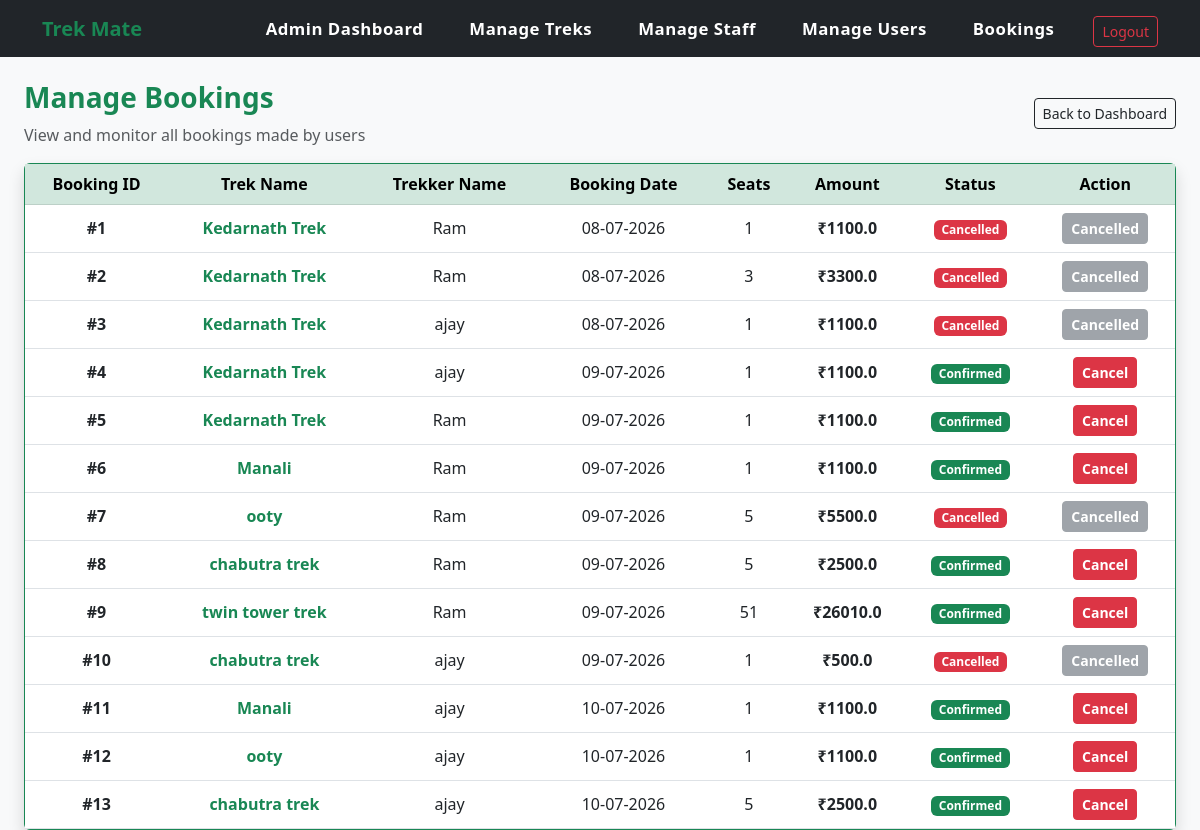
The page /admin/manage_bookings (signed in) on the database its author committed.
### app.py (models this page shows)
class Booking(db.Model):
    __tablename__ = 'trekmate_booking'
    id = db.Column(db.Integer, primary_key=True)
    trek_id = db.Column(db.Integer, db.ForeignKey('trekmate_treks.id'), nullable=False)
    user_id = db.Column(db.Integer, db.ForeignKey('trekmate_user.id'), nullable=False)
    seats_booked = db.Column(db.Integer, nullable=False)
    total_price = db.Column(db.Float, nullable=False)
    booking_date = db.Column(db.DateTime, default=datetime.utcnow)
    booking_status = db.Column(db.String(15), default='Booked')  # Status can be 'Booked', 'Cancelled', or 'Completed'
    payment_status = db.Column(db.String(15), default='Pending')  # Payment status can be 'Pending', 'Paid', or 'Failed'

class Trek(db.Model):
    __tablename__ = 'trekmate_treks'
    id = db.Column(db.Integer, primary_key=True)
    name = db.Column(db.String(100), nullable=False)
    location = db.Column(db.String(100), nullable=False)
    state = db.Column(db.String(50), nullable=False)
    country = db.Column(db.String(50), nullable=False, default='India')
    description = db.Column(db.Text, nullable=True)
    duration = db.Column(db.Integer, nullable=False)
    difficulty = db.Column(db.String(20), nullable=False)
    available_slots = db.Column(db.Integer, nullable=False)
    price = db.Column(db.Float, nullable=False, default=0.0)
    status = db.Column(db.String(15), nullable=False, default='upcoming')
    start_date = db.Column(db.Date, nullable=False)
    end_date = db.Column(db.Date, nullable=False)
    assigned_staff = db.Column(db.String(100), nullable=True)  # Optional field to store staff name or ID
    staff_id = db.Column(db.Integer, db.ForeignKey('trekmate_staff.id'))
    bookings = db.relationship('Booking', backref='trek', lazy=True)

class User(db.Model):
    __tablename__ = 'trekmate_user'
    id = db.Column(db.Integer, primary_key=True)
    username = db.Column(db.String(60), unique=True, nullable=False)
    email = db.Column(db.String(100), unique=True, nullable=False)
    password = db.Column(db.String(120), nullable=False)
    role = db.Column(db.String(10), nullable=False, default='trekker')  # 'trekker' or 'staff'
    status = db.Column(db.String(15), default='Active')  # 'active' or 'blacklisted'
    full_name = db.Column(db.String(120))
    phone_number = db.Column(db.String(20), default="")
    gender = db.Column(db.String(10))
    date_of_birth = db.Column(db.Date)
    city = db.Column(db.String(50))
    state = db.Column(db.String(50))
    bio = db.Column(db.Text, default="")
    staff_profile = db.relationship('StaffProfile', backref='user', uselist=False, cascade="all, delete-orphan")
    bookings = db.relationship('Booking', backref='user', lazy=True)

### app.py (the view)
@app.route("/admin/manage_bookings")
def manage_bookings():
    if session.get('user_id') == None or session.get('role') != 'admin':
        return redirect(url_for('login'))
    all_bookings = Booking.query.all()
    return render_template("manage_bookings.html", bookings=all_bookings)

### templates/manage_bookings.html
{% extends 'base.html' %}
{% block content %}
<div class="row mb-3 align-items-center">
    <div class="col-md-6">
        <h3 class="text-success fw-bold">Manage Bookings</h3>
        <p class="text-muted mb-0">View and monitor all bookings made by users</p>
    </div>
    <div class="col-md-6 text-end">
        <a href="{{ url_for('admin_dashboard') }}" class="btn btn-outline-dark btn-sm">Back to Dashboard</a>
    </div>
</div>
<div class="card shadow border-success">
    <div class="card-body p-0 table-responsive">
        {% if bookings %}
            <table class="table table-hover mb-0 text-center align-middle">
                <thead class="table-success">
                    <tr>
                        <th>Booking ID</th>
                        <th>Trek Name</th>
                        <th>Trekker Name</th>
                        <th>Booking Date</th>
                        <th>Seats</th>
                        <th>Amount</th>
                        <th>Status</th>
                        <th>Action</th>
                    </tr>
                </thead>
                <tbody>
                    {% for b in bookings %}
                    <tr>
                        <td class="fw-bold">#{{ b.id }}</td>
                        <td class="text-success fw-bold">{{ b.trek.name }}</td>
                        <td>{{ b.user.username }}</td>
                        <td>{{ b.booking_date.strftime('%d-%m-%Y') }}</td>
                        <td>{{ b.seats_booked }}</td>
                        <td class="fw-bold"> ₹{{ b.total_price }}</td>
                        <td>
                            {% if b.booking_status == 'Confirmed' %}
                                <span class="badge bg-success">Confirmed</span>
                            {% elif b.booking_status == 'Cancelled' %}
                                <span class="badge bg-danger">Cancelled</span>
                            {% else %}
                                <span class="badge bg-warning text-dark">{{ b.booking_status }}</span>
                            {% endif %}
                        </td>
                        <td>
                            {% if b.booking_status == 'Confirmed' %}
                                <a href="{{ url_for('cancel_booking', booking_id=b.id) }}"
                                class="btn btn-danger btn-sm fw-bold"
                                onclick="return confirm('Cancel this user\'s booking?');">Cancel</a>
                            {% else %}
                                <button class="btn btn-secondary btn-sm fw-bold" disabled>Cancelled</button>
                            {% endif %}
                        </td>
                    </tr>
                    {% endfor %}
                </tbody>
            </table>
        {% else %}
            <div class="alert alert-warning text-center m-4 p-5 border text-muted shadow-sm">
                <h4 class="fw-bold mb-2">No Bookings Yet</h4>
                <p class="mb-0">Users have not made any trek bookings yet</p>
            </div>
        {% endif %}
    </div>
</div>
{% endblock %}

### rows shown on the page
Booking: id "1", trek.name "Kedarnath Trek", user.username "Ram", booking_date "08-07-2026", seats_booked "1", total_price "1100.0", booking_status "Cancelled"
Booking: id "2", trek.name "Kedarnath Trek", user.username "Ram", booking_date "08-07-2026", seats_booked "3", total_price "3300.0", booking_status "Cancelled"
Booking: id "3", trek.name "Kedarnath Trek", user.username "ajay", booking_date "08-07-2026", seats_booked "1", total_price "1100.0", booking_status "Cancelled"
Booking: id "4", trek.name "Kedarnath Trek", user.username "ajay", booking_date "09-07-2026", seats_booked "1", total_price "1100.0", booking_status "Confirmed"
Booking: id "5", trek.name "Kedarnath Trek", user.username "Ram", booking_date "09-07-2026", seats_booked "1", total_price "1100.0", booking_status "Confirmed"
Booking: id "6", trek.name "Manali", user.username "Ram", booking_date "09-07-2026", seats_booked "1", total_price "1100.0", booking_status "Confirmed"
Booking: id "7", trek.name "ooty", user.username "Ram", booking_date "09-07-2026", seats_booked "5", total_price "5500.0", booking_status "Cancelled"
Booking: id "8", trek.name "chabutra trek", user.username "Ram", booking_date "09-07-2026", seats_booked "5", total_price "2500.0", booking_status "Confirmed"
Booking: id "9", trek.name "twin tower trek", user.username "Ram", booking_date "09-07-2026", seats_booked "51", total_price "26010.0", booking_status "Confirmed"
Booking: id "10", trek.name "chabutra trek", user.username "ajay", booking_date "09-07-2026", seats_booked "1", total_price "500.0", booking_status "Cancelled"
Booking: id "11", trek.name "Manali", user.username "ajay", booking_date "10-07-2026", seats_booked "1", total_price "1100.0", booking_status "Confirmed"
Booking: id "12", trek.name "ooty", user.username "ajay", booking_date "10-07-2026", seats_booked "1", total_price "1100.0", booking_status "Confirmed"
Booking: id "13", trek.name "chabutra trek", user.username "ajay", booking_date "10-07-2026", seats_booked "5", total_price "2500.0", booking_status "Confirmed"
